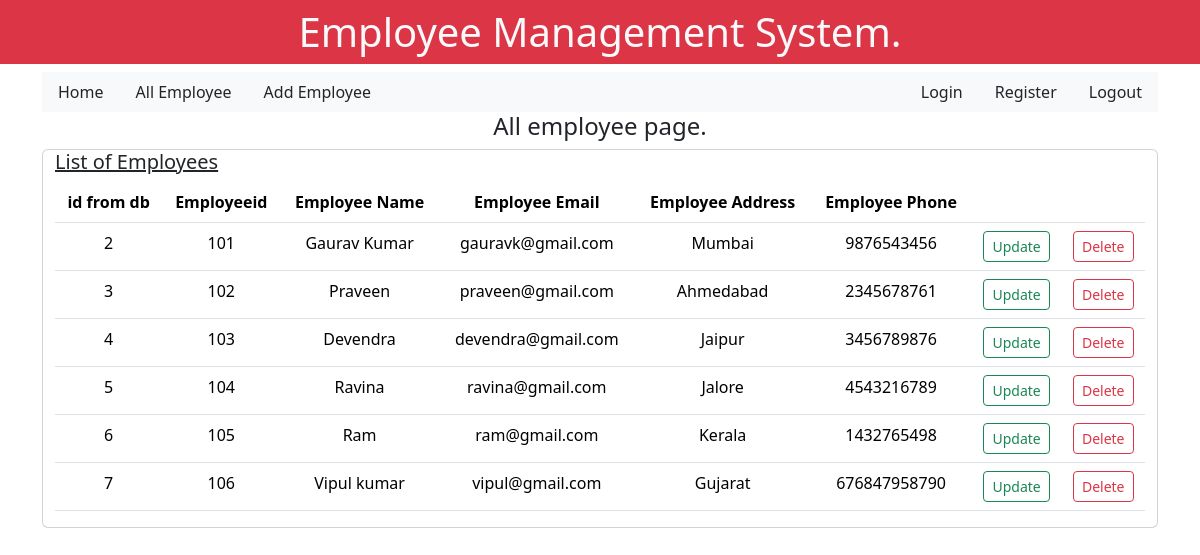
The page / on the database its author committed.
### emp/models.py (models this page shows)
class Employee(models.Model):
    employeeid  = models.CharField(max_length=100)
    employeename = models.CharField(max_length=50)
    email        = models.CharField(max_length=50)
    address      = models.CharField(max_length=50)
    phone        = models.CharField(max_length=50)

### emp/views.py (the view)
# urls.py: path("",              views.allemployees, name="allemployees"),
def allemployees(request):
    emp = Employee.objects.all()
    return render (request, "emp/allemployees.html", {"allemployees":emp})

### emp/templates/emp/allemployees.html
{% extends "base.html" %}
{% block content %}
<h4 class="text-center">All employee page.</h4>
 <div class="container card">
    <h5 class="text-decoration-underline">List of Employees</h5>
    <div>
        <table class="table text-center">
            <thead>
              <tr>
                <th scope="col">id from db</th>
                <th scope="col">Employeeid</th>
                <th scope="col">Employee Name</th>
                <th scope="col">Employee Email</th>
                <th scope="col">Employee Address</th>
                <th scope="col">Employee Phone</th>
                <th scope="col"></th>
                <th scope="col"></th>
              </tr>
            </thead>
            <tbody>
                {% if allemployees %}
                {% for eachemployee in allemployees %}
              <tr>
                <td scope="row">{{ eachemployee.id }}</td>
                <td>{{ eachemployee.employeeid }}</td>
                <td>{{ eachemployee.employeename }}</td>
                <td>{{ eachemployee.email }}</td>
                <td>{{ eachemployee.address }}</td>
                <td>{{ eachemployee.phone }}</td>
                <td><a href= "{% url 'updateemployee' eachemployee.id %}" class="btn btn-sm btn-outline-success">Update</a></td>
                <td><a href= "{% url 'deleteemployee' eachemployee.id %}" class="btn btn-sm btn-outline-danger">Delete</a></td>
              </tr>
              {% endfor %}
              {% endif %}
            </tbody>
          </table>
    </div>
 </div>
{% endblock content %}

### templates/base.html (shortened to what this page needs)
<!doctype html>
<html lang="en">
<head>
    <link href="https://cdn.jsdelivr.net/npm/bootstrap@5.3.3/dist/css/bootstrap.min.css" rel="stylesheet"
>
</head>
<body>
    <h1 class="text-center bg-danger p-2 text-light">Employee Management System.</h1>
    <div class="maincontent container">
        {% include "navbar.html" %}
        {% block content %}
        {% endblock content %}
    </div>
</body>
</html>

### templates/navbar.html
<div class="header d-flex justify-content-between bg-light">
    <nav class="nav">
        <a class="nav-link text-dark" href="{% url 'allemployees' %}">Home</a>
        <a class="nav-link text-dark" href="{% url 'allemployees' %}">All Employee</a>
        <a class="nav-link text-dark" href="{% url 'addemployee' %}">Add Employee</a>
      </nav>
      <ul class="nav justify-content-end">
        <li class="nav-item">
          <a class="nav-link text-dark" href="#">Login</a>
        </li>
        <li class="nav-item">
          <a class="nav-link text-dark" href="#">Register</a>
        </li>
        <li class="nav-item">
          <a class="nav-link text-dark" href="#">Logout</a>
        </li>
      </ul>
</div>

### rows shown on the page
Employee: id "2", employeeid "101", employeename "Gaurav Kumar", email "gauravk@gmail.com", address "Mumbai", phone "9876543456"
Employee: id "3", employeeid "102", employeename "Praveen", email "praveen@gmail.com", address "Ahmedabad", phone "2345678761"
Employee: id "4", employeeid "103", employeename "Devendra", email "devendra@gmail.com", address "Jaipur", phone "3456789876"
Employee: id "5", employeeid "104", employeename "Ravina", email "ravina@gmail.com", address "Jalore", phone "4543216789"
Employee: id "6", employeeid "105", employeename "Ram", email "ram@gmail.com", address "Kerala", phone "1432765498"
Employee: id "7", employeeid "106", employeename "Vipul kumar", email "vipul@gmail.com", address "Gujarat", phone "676847958790"
